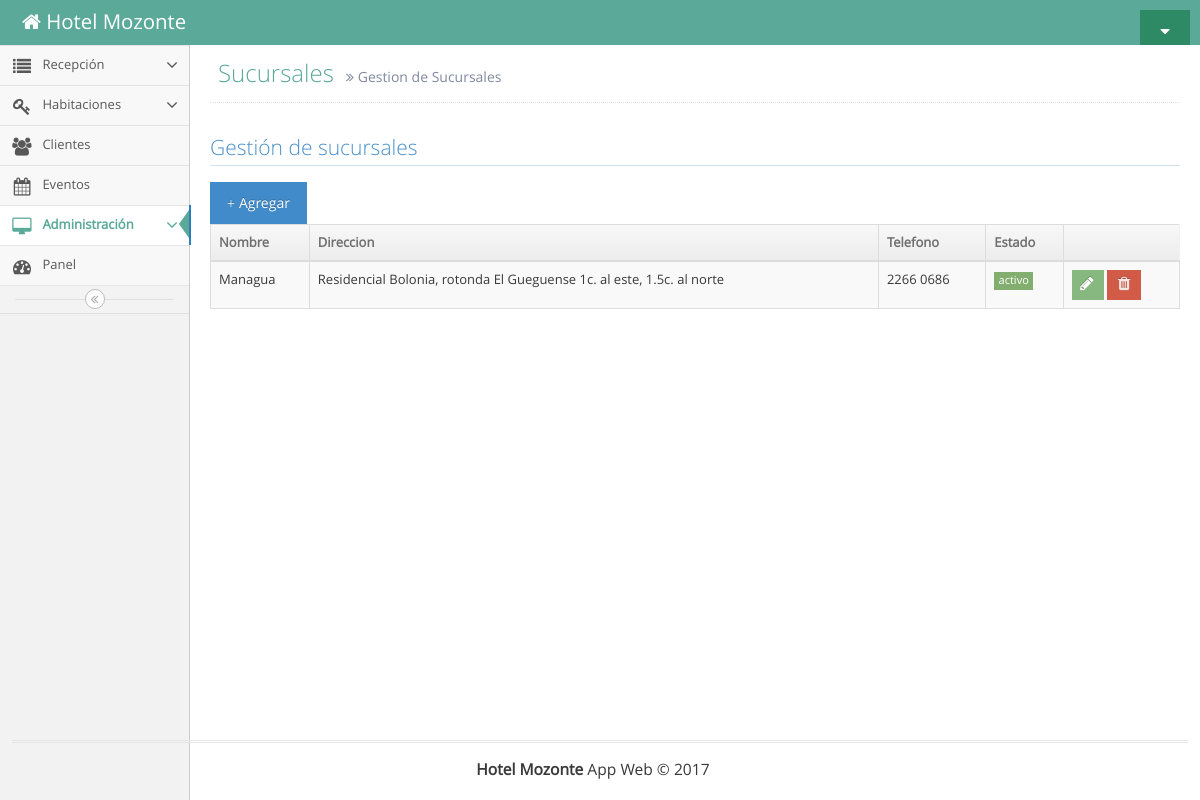
The app's page /view/sucursales.php with its own data.
### tables this page shows
create table Sucursal(
idSucursal int primary key auto_increment,
nombre varchar(255) not null,
direccion varchar(255) not null,
telefono varchar(255) not null,
estado varchar(255) not null
);

### controller/mostrarSucursales.php (the view, shortened to what this page needs)
<?php
$con= conexion();
$consulta= "SELECT * FROM Sucursal";
$res= $con->query($consulta);
while ($row= $res->fetch_assoc()) {
  if ($row['estado']=='activo') {
    echo '
    <div class="modal fade" id="editar'.$row['nombre'].'" tabindex="-1" role="dialog" aria-labelledby="agregarUsuarioLabel" aria-hidden="true">
                      <input name="nombre" type="text" placeholder="Nombre" value="'.$row['nombre'].'" readonly/>
                    <input name="tel" type="text" placeholder="Teléfono" value="'.$row['telefono'].'"/>
                  <input name="dir" type="text" placeholder="Dirección" value="'.$row['direccion'].'"/>
    </div>
    <tr>
    <td>'.$row['nombre'].'</td>
    <td>'.$row['direccion'].'</td>
    <td>'.$row['telefono'].'</td>
    <td class="hidden-480">
      <span class="label label-sm label-success">'.$row['estado'].'</span>
    </td>
    <td>
      <div class="hidden-sm hidden-xs action-buttons">
        <button type="button" class="btn btn-xs btn-success" data-toggle="modal" data-target="#editar'.$row['nombre'].'"><i class="ace-icon fa fa-pencil bigger-130"></i></button>
        <button type="button" class="btn btn-xs btn-danger"> <a href="../controller/eliminarSucursal.php?u='.$row['nombre'].'" style="color:#fff"> <i class="ace-icon fa fa-trash bigger-130"></i></a></button>
      </div>
    </td>
    </tr>
    ';
  }
}
 ?>

### records on screen
sucursal: nombre "Managua", direccion "Residencial Bolonia, rotonda El Gueguense 1c. al este, 1.5c. al norte", telefono "2266 0686", estado "activo"
